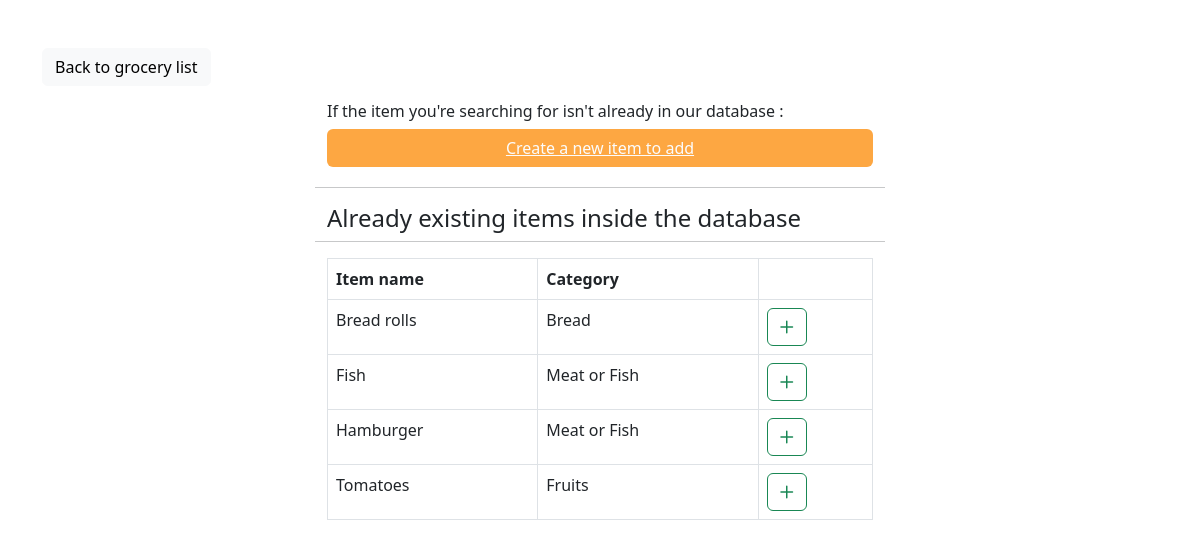
The page /socialPage/add_item/ on the database its author committed.
### socialPage/models.py (models this page shows)
class SingleItem(models.Model):
    NAME_CHOICES = (
        ('Meat or Fish','meat or fish'),
        ('Frozen goods','frozen goods'),
        ('Canned food','canned food'),
        ('Fruits','fruits'),
        ('Vegetables','vegetables'),
        ('Dairy', 'dairy'),
        ('Nuts','nuts'),
        ('Eggs','eggs'),
        ('Pasta','pasta'),
        ('Bread','bread'),
        ('Salty snacks','salty snacks'),
        ('Sweet snacks','sweet snacks'),
        ('Pastry','pastry'),
        ('Water or Soft drinks','water or soft drinks'),
        ('Energy drinks','energy drinks'),
        ('Alcoholic drinks','alcoholic drinks'),
        ('Coffee or Tea','coffee or tea'),
        ('Spices','spices'),
        ('Seasoning','seasoning'),
    )
    STORAGE_CHOICES = (
            ('Pantry', 'pantry'),
            ('Fridge', 'fridge'),
            ('Freezer', 'freezer'),
            ('Other', 'other'),
        )
    item_name = models.CharField(max_length=50, blank=True)
    food_category = models.CharField(max_length=50, choices=NAME_CHOICES, blank=True, null=True)
    storage_method = models.CharField(max_length=30, choices=STORAGE_CHOICES, blank=True, null=True)
    expiration_date = models.DateField(blank=True, null=True)

### socialPage/views.py (the view)
# urls.py: path('add_item/', SingleItemView.as_view(), name='add-item'),
class SingleItemView(View):
    def get(self, request, *args, **kwargs):
        name = SingleItem.item_name
        category = SingleItem.food_category
        default_storage = SingleItem.storage_method
        default_expiration = SingleItem.expiration_date
        items = SingleItem.objects.all().order_by('item_name')
        context = {
            'name' : name,
            'category' : category,
            'default storage' : default_storage,
            'default expiration' : default_expiration,
            'items' : items,
        }
        return render(request, 'socialPage/add_item.html', context)

### socialPage/templates/socialPage/add_item.html
{% extends 'landing/base.html' %}
{% block content %}
<div class="container">
    <div class="row mt-5">
        <div class="col-md-3 col-sm-6">
            <a href="{% url 'grocery-list' %}" class="btn btn-light"> Back to grocery list </a>
        </div>
    </div>
    <div class="row justify-content-center mt-3">
        <div class="col-md-6 col-sm-12">
            <h6>If the item you're searching for isn't already in our database : </h6>
            <div class="d-grid gap-2" style="padding-bottom: 20px;">
                <button class="btn" style="background-color: #fda742;">
                    <a href="#"  style="color: #fcfcfc"> Create a new item to add </a>
                </button>
            </div>
            <div class="row">
                <hr style="1px rounded #333; width: 100%">
            </div>
            <h4>Already existing items inside the database</h4>
            <div class="row">
                <hr style="1px rounded #333; width: 100%">
            </div>
            <div class="table-responsive">
                <table class="table table-hover table-bordered">
                    <thead>
                      <tr>
                        <th scope="col">Item name</th>
                        <th scope="col">Category</th>
                        <th scope="col"> </th>
                      </tr>
                    </thead>
                    <tbody>
                        {% for item in items %}
                        <tr>
                            <td>{{ item.item_name }}</td>
                            <td>{{ item.food_category }}</td>
                            <td>
                                <button type="button" class="btn btn-outline-success">
                                    <i class="fa-regular fa-plus"></i>
                                </button>
                            </td>
                        </tr>
                        {% endfor %}
                    </tbody>
                </table>
            </div>
        </div>
    </div>
</div>
{% endblock content %}

### rows shown on the page
SingleItem: item_name "Bread rolls", food_category "Bread"
SingleItem: item_name "Fish", food_category "Meat or Fish"
SingleItem: item_name "Hamburger", food_category "Meat or Fish"
SingleItem: item_name "Tomatoes", food_category "Fruits"
